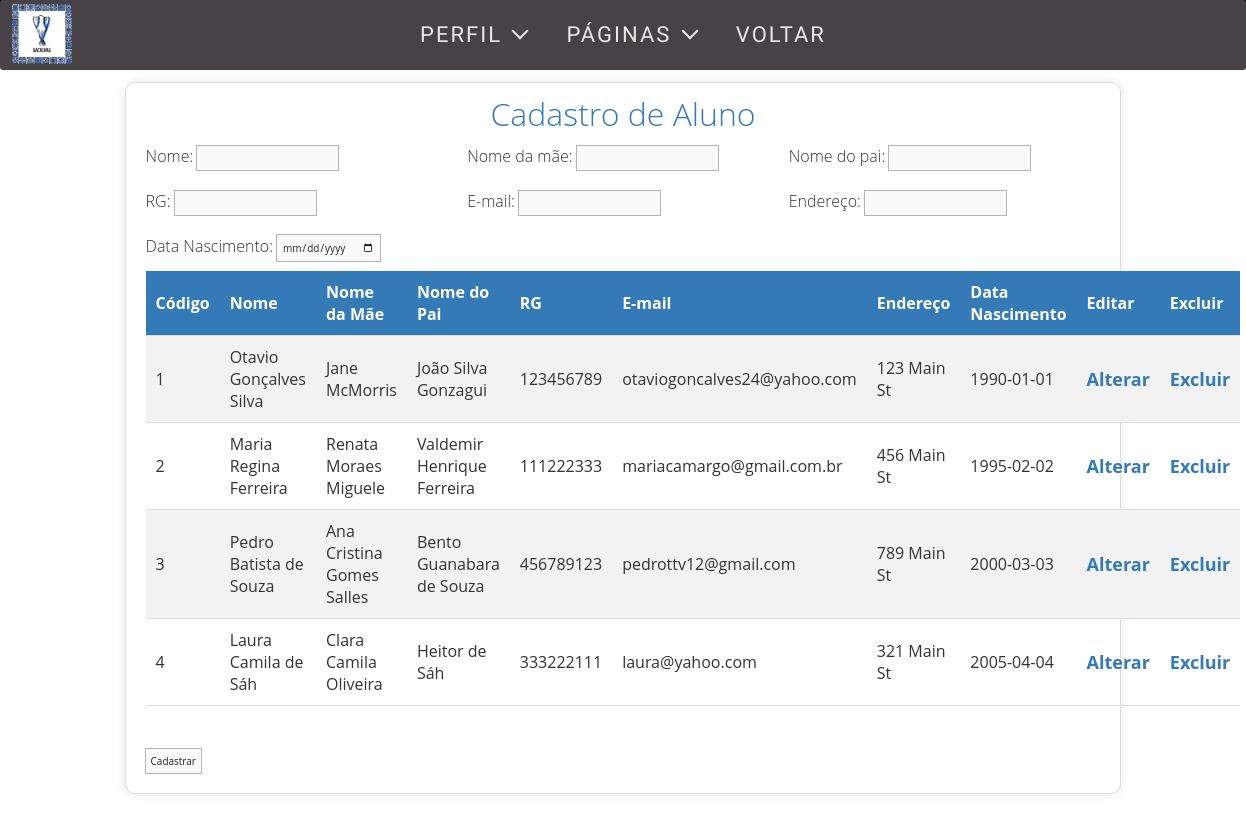
The page /cadastro/cadastro_aluno.php (signed in) on the database its author committed.
### tables this page shows
CREATE TABLE `alunos` (
  `id` int NOT NULL AUTO_INCREMENT,
  `nome` varchar(50) DEFAULT NULL,
  `maeAluno` varchar(50) DEFAULT NULL,
  `paiAluno` varchar(50) DEFAULT NULL,
  `rg` char(9) NOT NULL,
  `email` varchar(50) DEFAULT NULL,
  `endereco` varchar(50) DEFAULT NULL,
  `dataNasc` date DEFAULT NULL,
  PRIMARY KEY (`id`)
);

### cadastro/cadastro_aluno.php (the view, shortened to what this page needs)
<HTML>
<HEAD>
    <link rel="stylesheet" href="table.css">
</HEAD>
<BODY>
    <div class="corpo">
        <?php
        include('../navbar.php')
        ?>
        <FORM ACTION="#" METHOD="post" id="formCadastro" onsubmit="return validarFormulario()">
            <div class="container">
                <h1>Cadastro de Aluno</h1>
                <div class="grid-container">
                    <div class="input-item">
                        <span id="spanD">Nome:</span>
                        <input type="text" class="ajuste" name="nomeAluno" />
                    </div>
                    <div class="input-item">
                        <span id="spanD">Nome da mãe:</span>
                        <input type="text" class="ajuste" name="nomeMae" />
                    </div>
                    <div class="input-item">
                        <span id="spanD">Nome do pai:</span>
                        <input type="text" class="ajuste" name="nomePai" />
                    </div>
                    <div class="input-item">
                        <span id="spanD">RG:</span>
                        <input type="text" class="ajuste" id="myInput" name="rgAluno" maxlength="9" onkeypress="limitarDigitos(event)">
                    </div>
                    <div class="input-item">
                        <span id="spanD">E-mail:</span>
                        <input type="text" class="ajuste" name="emailAluno" />
                    </div>
                    <div class="input-item">
                        <span id="spanD">Endereço:</span>
                        <input type="text" class="ajuste" name="enderecoAluno" />
                    </div>
                    <div class="input-item">
                        <span id="spanD">Data Nascimento:</span>
                        <input type="date" class="ajuste" name="dataAluno" />
                    </div>
                </div>
                <?php
                $conexao = new PDO("mysql:host=127.0.0.1;dbname=diarioClasse", "root", "");
                $comandoSQL = $conexao->query("SELECT * FROM alunos");
                echo "<TABLE style=border: 0;'>";
                echo "<TR><TH>Código</TH><TH>Nome</TH><TH>Nome da Mãe</TH><TH>Nome do Pai</TH><TH>RG</TH><TH>E-mail</TH><TH>Endereço</TH><TH>Data Nascimento</TH><TH>Editar</TH><th>Excluir</th></TR>";
                while ($linhaBD = $comandoSQL->fetch()) {
                    echo "<TR><TD>" . $linhaBD["id"] . "</TD>";
                    echo     "<TD>" . $linhaBD["nome"] . "</TD>";
                    echo     "<TD>" . $linhaBD["maeAluno"] . "</TD>";
                    echo     "<TD>" . $linhaBD["paiAluno"] . "</TD>";
                    echo     "<TD>" . $linhaBD["rg"] . "</TD>";
                    echo     "<TD>" . $linhaBD["email"] . "</TD>";
                    echo     "<TD>" . $linhaBD["endereco"] . "</TD>";
                    echo     "<TD>" . $linhaBD["dataNasc"] . "</TD>";
                    echo     '<td><a href="UD/alterar_aluno.php?id=' . $linhaBD['id'] . '">Alterar</a></td>';
                    echo     '<td><a href="UD/excluir_aluno.php?id=' . $linhaBD['id'] . '">Excluir</a></td>';
                }
                echo "</TABLE>";
                ?>
                <br>
                <input type="submit" class="ajuste" id="inputD" value="Cadastrar" />
        </FORM>
    </div>
</BODY>
</HTML>

### navbar.php (shortened to what this page needs)
<!DOCTYPE html>
<html>
<head>
    <link href="cssmenu.css" rel="stylesheet" />
    <link rel="stylesheet" href="css/cssmenu.css">
</head>
<body>
<div class='conteudo'>
    <div id="menuDemo">
        <div id="cssmenu">
            <ul>
            <img src="../peixe.jpg" width="60px" height="60px" style="position: absolute; left: 1%; top:4px;" alt="">
                <li>
                    <span>Perfil <i class="arrow"></i></span>
                </li>
                <li><span>Páginas <i class="arrow"></i></span>
            </li>
                <li><?php
                        if($_SESSION['idPerfil'] == 1){
                        echo"<a href = \"../admin.php\"<li>Voltar</li></a>";
                    }elseif($_SESSION['idPerfil'] == 2){
                        echo"<a href = \"../secretario.php\"<li>Voltar</li></a>";
                    }else{
                        echo"<a href = \"../professor.php\"<li>Voltar</li></a>";
                    } ?></li>
            </ul>
        </div>
    </div>
</div>
</body>
</html>

### cadastro/table.css (style rules this page uses)
* { box-sizing: border-box; margin: 0; padding: 0; }
body { font-family: "Open Sans", sans-serif; font-weight: 300; line-height: 1.42em; color: #333; background-color: #f9f9f9; }
h1, h2 { font-weight: 300; text-align: center; margin-bottom: 20px; }
h1 { font-size: 2em; color: #337ab7; }
a { text-decoration: none; font-size: 18px; font-weight: bold; color: #337ab7; transition: color 0.2s ease; }
.container { max-width: 80%; margin: 40px auto; padding: 20px; background-color: #fff; border: 1px solid #ddd; box-shadow: 0 0 10px rgba(0, 0, 0, 0.1); border-radius: 10px; }
table { width: 100%; border-collapse: collapse; margin-bottom: 20px; }
th, td { padding: 10px; text-align: left; border-bottom: 1px solid #ddd; }
th { background-color: #337ab7; color: #fff; font-weight: bold; }
tr:nth-child(even) { background-color: #f2f2f2; }
.ajuste { font-family: "Open Sans", sans-serif; font-weight: 500; font-size: 0.8vw; color: #242424; background-color: rgb(250, 250, 250); border: none; outline: 1px solid rgb(184, 180, 180); padding: 0.4vw; max-width: 190px; transition: 0.4s; cursor: pointer; }

### cadastro/cssmenu.css (style rules this page uses)
#cssmenu { width: auto; display: block; height: 5%; text-align: center; font-family: "Pathway Gothic One", Helvetica, Arial, sans-serif; line-height: 1.2; }
#cssmenu ul { width: auto; display: block; font-size: 0; text-align: center; color: #eee5e5; background-color: rgb(70, 66, 70); border: transparent; margin: 0; padding: 2px; list-style: none; position: relative; z-index: 999999990; border-radius: 3px; }
#cssmenu li { display: inline-block; position: relative; font-size: 0; margin: 0; padding: 0; }
#cssmenu > ul > li > span, #cssmenu > ul > li > a { font-size: 22px; color: inherit; text-decoration: none; padding: 20px 20px; font-weight: 400; text-transform: uppercase; letter-spacing: 2px; display: block; position: relative; transition: all 0.3s; }
#cssmenu .arrow { color: inherit; border-style: solid; border-width: 2px 2px 0 0; padding: 5px; transform: rotate(135deg); margin-top: -10px; margin-left: 5px; position: relative; display: inline-block; width: 0; height: 0; vertical-align: middle; overflow: hidden; }
#cssmenu li a { animation: none; }

### cadastro/cadastro_aluno.php (style rules this page uses)
.grid-container { display: grid; grid-template-columns: repeat(3, 1fr); grid-template-rows: repeat(2, 1fr); gap: 10px; }
.input-item { margin-bottom: 10px; }

### navbar.php (style rules this page uses)
body { margin:0; background:#FFFFFF; }
#menuDemo { text-align:center; background-color: black; }

### rows shown on the page
alunos: id "1", nome "Otavio Gonçalves Silva", maeAluno "Jane McMorris", paiAluno "João Silva Gonzagui", rg "123456789", email "otaviogoncalves24@yahoo.com", endereco "123 Main St", dataNasc "1990-01-01"
alunos: id "2", nome "Maria Regina Ferreira", maeAluno "Renata Moraes Miguele", paiAluno "Valdemir Henrique Ferreira", rg "111222333", email "mariacamargo@gmail.com.br", endereco "456 Main St", dataNasc "1995-02-02"
alunos: id "3", nome "Pedro Batista de Souza", maeAluno "Ana Cristina Gomes Salles", paiAluno "Bento Guanabara de Souza", rg "456789123", email "pedrottv12@gmail.com", endereco "789 Main St", dataNasc "2000-03-03"
alunos: id "4", nome "Laura Camila de Sáh", maeAluno "Clara Camila Oliveira", paiAluno "Heitor de Sáh", rg "333222111", email "laura@yahoo.com", endereco "321 Main St", dataNasc "2005-04-04"
